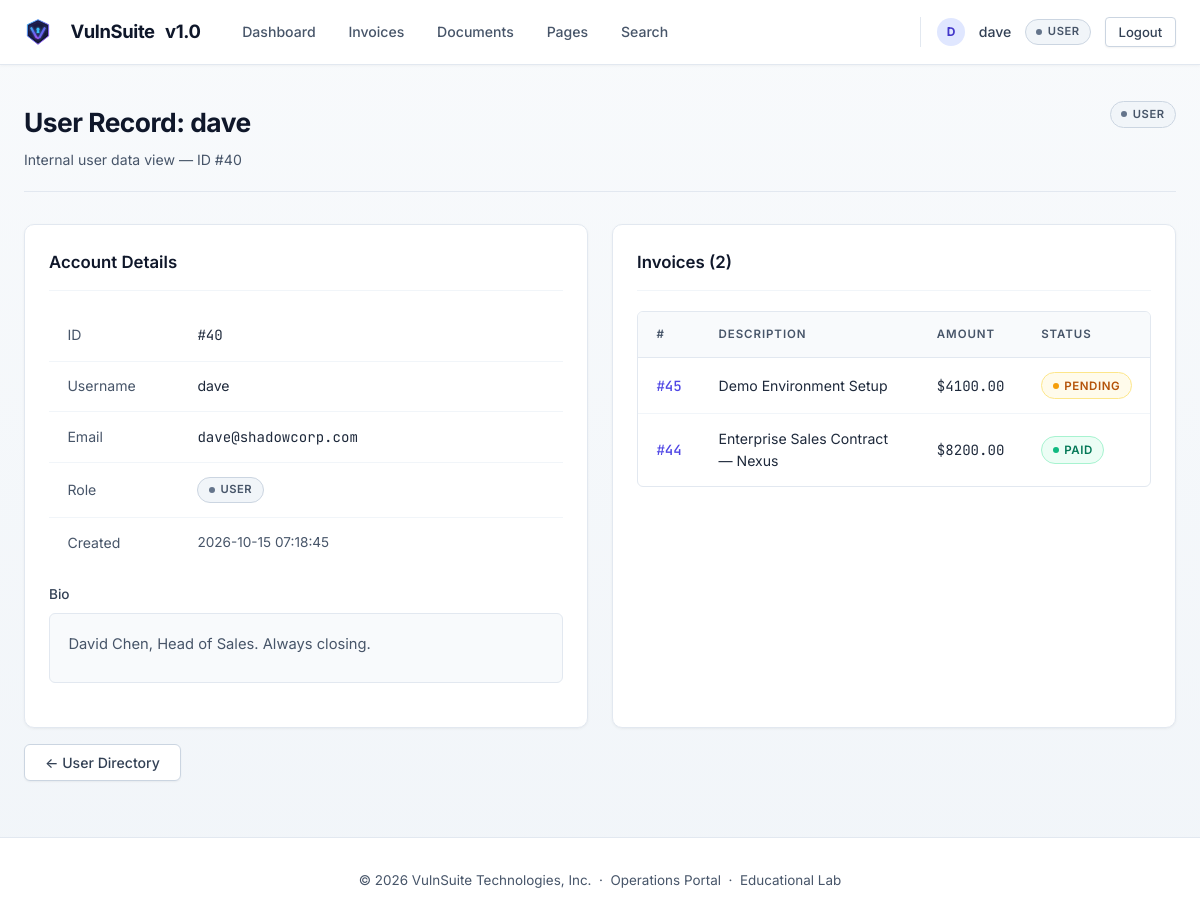
The page /user/40 (signed in) on the database as committed earlier.
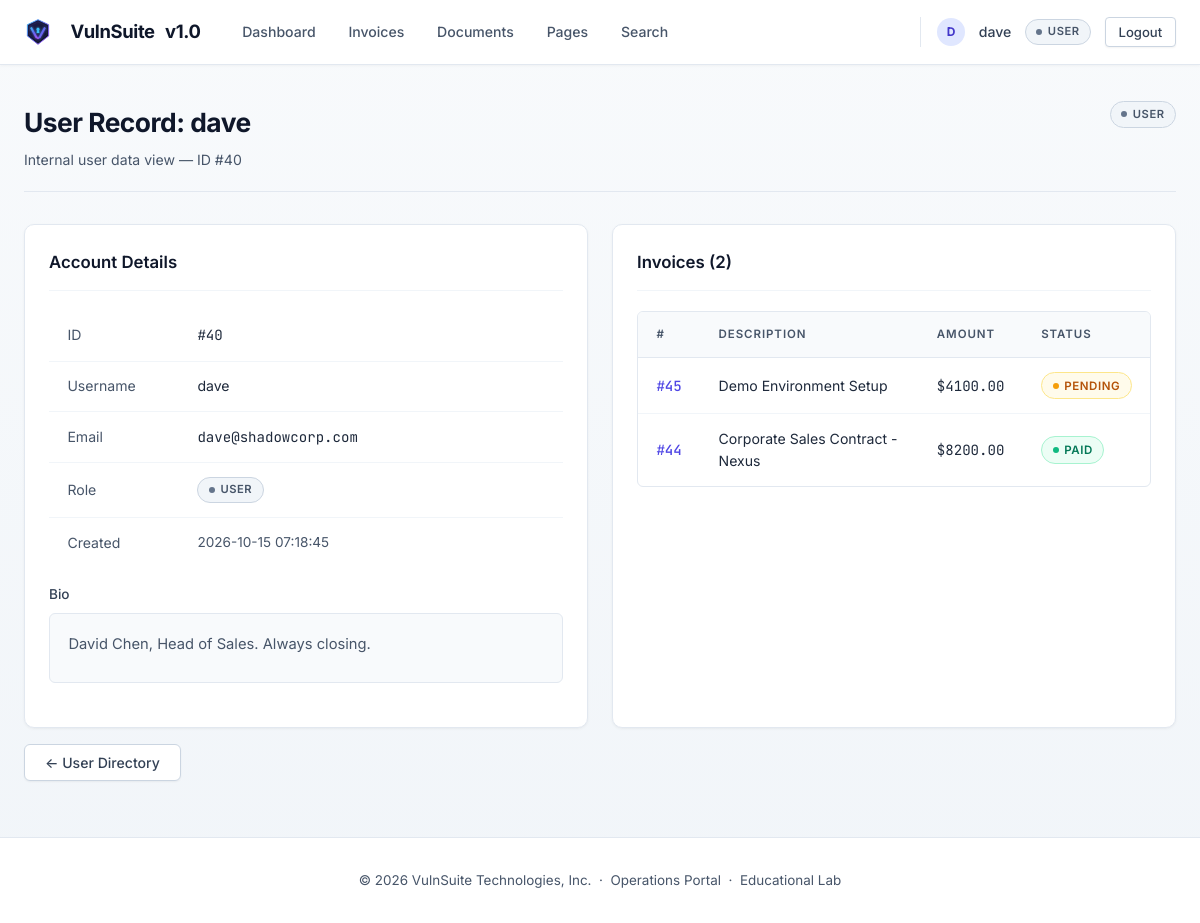
The same page on the database as committed later.
### tables this page shows
CREATE TABLE invoices (
        id          INTEGER PRIMARY KEY AUTOINCREMENT,
        user_id     INTEGER NOT NULL,
        amount      REAL NOT NULL,
        description TEXT NOT NULL,
        status      TEXT DEFAULT 'pending',
        discount_redeemed INTEGER DEFAULT 0,
        created_at  TEXT DEFAULT (datetime('now')),
        FOREIGN KEY (user_id) REFERENCES users(id)
    );

### routes/invoice_routes.py (the view)
@invoice_bp.route("/user/<int:user_id>")
@login_required
def view_user_record(user_id):
    user = current_user()
    db   = get_db()
    if not current_app.config["VULN_IDOR"]:
        if user["id"] != user_id and user["role"] not in ("support-admin", "super-admin"):
            abort(403)
    else:
        if user["id"] != user_id and user["role"] not in ("support-admin", "super-admin"):
            import hashlib as _hl
            _expected = _hl.md5(str(user_id).encode()).hexdigest()[:8]
            if request.args.get("token", "") != _expected:
                abort(403)
    target = db.execute("SELECT id, username, email, role, bio, created_at FROM users WHERE id=?",
                        (user_id,)).fetchone()
    if not target:
        abort(404)
    invoices = db.execute(
        "SELECT * FROM invoices WHERE user_id=? ORDER BY id DESC", (user_id,)
    ).fetchall()
    return render_template("invoice/user_record.html",
                           target=target, invoices=invoices)

### auth.py (called while the page is built)
def current_user():
    return {
        "id":       session.get("user_id"),
        "username": session.get("username"),
        "role":     session.get("role"),
    } if "user_id" in session else None

def login_required(f):
    @wraps(f)
    def decorated(*args, **kwargs):
        if not current_user():
            return redirect(url_for("auth.login"))
        return f(*args, **kwargs)
    return decorated

### db.py (called while the page is built)
def get_db():
    if "db" not in g:
        db_path = current_app.config["DATABASE"]
        g.db = sqlite3.connect(db_path, detect_types=sqlite3.PARSE_DECLTYPES,
                               timeout=10)
        g.db.row_factory = sqlite3.Row
        g.db.execute("PRAGMA busy_timeout = 8000")
    return g.db

### templates/invoice/user_record.html (shortened to what this page needs)
{% extends "base.html" %}
{% block content %}
<div class="page-header">
  <div>
    <h1 class="page-title">User Record: {{ target['username'] }}</h1>
    <p class="page-sub">Internal user data view — ID #{{ target['id'] }}</p>
  </div>
  <span class="role-badge role-{{ target['role'] | replace('-','_') }}">{{ target['role'] }}</span>
</div>
<div class="grid-2">
  <div class="card">
    <div class="card-header"><span class="card-title">Account Details</span></div>
    <table>
      <tbody>
        <tr><td style="color:var(--text-muted);width:130px;">ID</td>
            <td class="mono">#{{ target['id'] }}</td></tr>
        <tr><td style="color:var(--text-muted);">Username</td>
            <td>{{ target['username'] }}</td></tr>
        <tr><td style="color:var(--text-muted);">Email</td>
            <td class="mono">{{ target['email'] }}</td></tr>
        <tr><td style="color:var(--text-muted);">Role</td>
            <td><span class="role-badge role-{{ target['role'] | replace('-','_') }}">{{ target['role'] }}</span></td></tr>
        <tr><td style="color:var(--text-muted);">Created</td>
            <td class="text-muted" style="font-size:0.85rem;">{{ target['created_at'] }}</td></tr>
      </tbody>
    </table>
    <div class="form-group mt-2">
      <label>Bio</label>
      <div class="bio-box text-muted">{{ target['bio'] or 'No bio.' }}</div>
    </div>
  </div>
  <div class="card">
    <div class="card-header"><span class="card-title">Invoices ({{ invoices|length }})</span></div>
    {% if invoices %}
    <div class="table-wrap">
      <table>
        <thead>
          <tr><th>#</th><th>Description</th><th>Amount</th><th>Status</th></tr>
        </thead>
        <tbody>
          {% for inv in invoices %}
          <tr>
            <td class="td-id">
              <a href="{{ url_for('invoice.view_invoice', invoice_id=inv['id']) }}">#{{ inv['id'] }}</a>
            </td>
            <td>{{ inv['description'] }}</td>
            <td class="mono">${{ "%.2f"|format(inv['amount']) }}</td>
            <td><span class="status-pill status-{{ inv['status'] }}">{{ inv['status'] }}</span></td>
          </tr>
          {% endfor %}
        </tbody>
      </table>
    </div>
    {% else %}
    <p class="text-muted" style="font-size:0.9rem;">No invoices.</p>
    {% endif %}
  </div>
</div>
<div class="mt-2">
  <a href="{{ url_for('profile.user_list') }}" class="btn btn-ghost">← User Directory</a>
</div>
{% endblock %}

Rows that differ between the two databases and show on the page:
changed invoices "PAID": description "Enterprise Sales Contract — Nexus" → "Corporate Sales Contract - Nexus"
